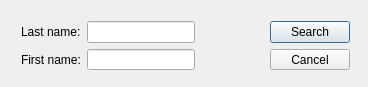
<?xml version="1.0" encoding="UTF-8"?>
<ui version="4.0">
 <class>SearchDialog</class>
 <widget class="QDialog" name="SearchDialog">
  <property name="geometry">
   <rect>
    <x>0</x>
    <y>0</y>
    <width>368</width>
    <height>87</height>
   </rect>
  </property>
  <property name="windowTitle">
   <string>SearchDialog</string>
  </property>
  <widget class="QWidget" name="">
   <property name="geometry">
    <rect>
     <x>10</x>
     <y>10</y>
     <width>351</width>
     <height>71</height>
    </rect>
   </property>
   <layout class="QGridLayout" name="gridLayout_2">
    <item row="0" column="2">
     <layout class="QVBoxLayout" name="verticalLayout_3">
      <item>
       <widget class="QPushButton" name="searchButton">
        <property name="text">
         <string>Search</string>
        </property>
       </widget>
      </item>
      <item>
       <widget class="QPushButton" name="cancelButton">
        <property name="text">
         <string>Cancel</string>
        </property>
       </widget>
      </item>
     </layout>
    </item>
    <item row="0" column="0">
     <layout class="QGridLayout" name="gridLayout">
      <item row="0" column="0">
       <layout class="QVBoxLayout" name="verticalLayout">
        <item>
         <widget class="QLabel" name="label">
          <property name="text">
           <string>Last name:</string>
          </property>
         </widget>
        </item>
        <item>
         <widget class="QLabel" name="label_2">
          <property name="text">
           <string>First name:</string>
          </property>
         </widget>
        </item>
       </layout>
      </item>
      <item row="0" column="1">
       <layout class="QVBoxLayout" name="verticalLayout_2">
        <item>
         <widget class="QLineEdit" name="lastNameEdit">
          <property name="text">
           <string/>
          </property>
         </widget>
        </item>
        <item>
         <widget class="QLineEdit" name="firstNameEdit"/>
        </item>
       </layout>
      </item>
     </layout>
    </item>
    <item row="0" column="1">
     <spacer name="horizontalSpacer">
      <property name="orientation">
       <enum>Qt::Horizontal</enum>
      </property>
      <property name="sizeHint" stdset="0">
       <size>
        <width>40</width>
        <height>20</height>
       </size>
      </property>
     </spacer>
    </item>
   </layout>
  </widget>
 </widget>
 <layoutdefault spacing="6" margin="11"/>
 <resources/>
 <connections/>
</ui>
